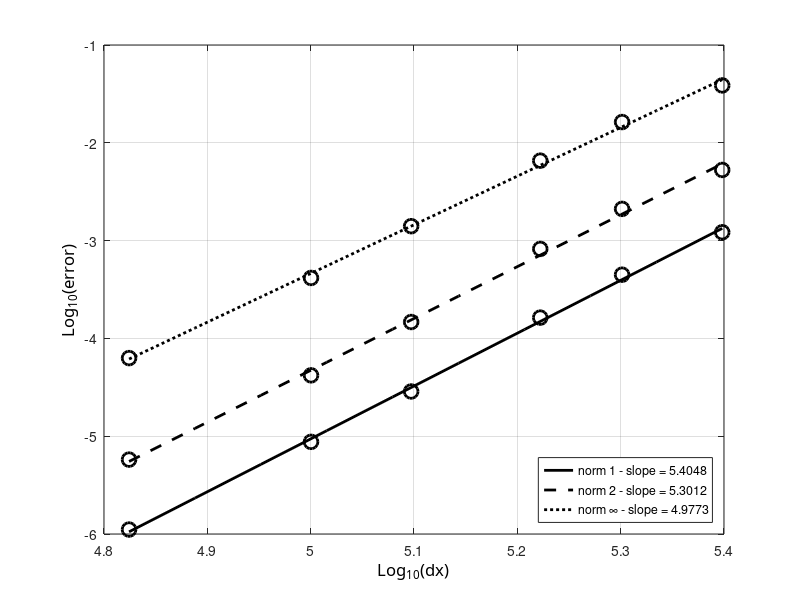

This chart was generated by the following MATLAB code:
clc; clear all; close all;

radius=6371220;
N=[40 50 60 80 100 150];
dx=2*pi*radius./(4*N);
% e1=[3.3707*10^-4 2.0751*10^-5 1.2964*10^-6 8.1231*10^-8 5.0903*10^-9 3.1888*10^-10];
% e2=[3.1674*10^-4 1.9593*10^-5 1.2274*10^-6 7.6985*10^-8 4.8271*10^-9 3.0280*10^-10];
% e3=[3.7839*10^-4 2.5503*10^-5 1.8238*10^-6 1.2133*10^-7 7.8110*10^-9 4.9564*10^-10];

% e1=[4.4656*10^-5 2.9404*10^-6 1.8859*10^-7 1.1972*10^-8 7.5548*10^-10 4.7499*10^-11];
% e2=[5.2622*10^-5 3.4964*10^-6 2.2566*10^-7 1.4352*10^-8 9.0630*10^-10 5.7106*10^-11];
% e3=[1.1018*10^-4 8.9432*10^-6 6.3993*10^-7 4.2842*10^-8 2.7721*10^-9 1.7640*10^-10];

% e1=[4.4464*10^-4 2.7567*10^-5 1.7319*10^-6 1.0886*10^-7 6.8327*10^-9 4.2837*10^-10];
% e2=[4.2619*10^-4 2.6414*10^-5 1.6606*10^-6 1.0438*10^-7 6.5488*10^-9 4.1045*10^-10];
% e3=[5.7206*10^-4 4.3945*10^-5 3.0870*10^-6 2.0521*10^-7 1.3242*10^-8 8.4121*10^-10];

% e1=[9.5570*10^-5 6.2727*10^-6 4.0293*10^-7 2.5561*10^-8 1.6119*10^-9 1.0140*10^-10];
% e2=[1.1354*10^-4 7.4509*10^-6 4.7991*10^-7 3.0505*10^-8 1.9247*10^-9 1.2102*10^-10];
% e3=[2.5127*10^-4 1.9429*10^-5 1.3703*10^-6 9.1295*10^-8 5.8964*10^-9 3.7487*10^-10];

% e1=[2.4373*10^-3 1.6193*10^-4 1.0351*10^-5 6.5310*10^-7 4.0991*10^-8 2.5671*10^-9];
% e2=[2.3263*10^-3 1.5486*10^-4 9.9131*10^-6 6.2580*10^-7 3.9290*10^-8 2.4608*10^-9];
% e3=[3.1250*10^-3 2.5748*10^-4 1.8414*10^-5 1.2296*10^-6 7.8432*10^-8 5.0468*10^-9];

% e1=[1.1430*10^-5 4.0438*10^-7 2.0910*10^-8 1.2176*10^-9 7.3855*10^-11 4.5993*10^-12];
% e2=[1.4758*10^-5 8.1813*10^-7 6.4914*10^-8 5.4953*10^-9 4.7583*10^-10 4.1633*10^-11];
% e3=[2.8075*10^-5 3.0386*10^-6 3.7356*10^-7 4.3567*10^-8 5.2230*10^-9 6.3823*10^-10];

% e1=[1.3883*10^-5 5.2773*10^-7 2.7072*10^-8 1.5547*10^-9 9.3430*10^-11 5.7731*10^-12];
% e2=[1.8078*10^-5 1.1000*10^-6 8.4090*10^-8 6.9357*10^-9 5.9230*10^-10 5.1460*10^-11];
% e3=[3.9774*10^-5 4.5644*10^-6 4.9238*10^-7 5.6815*10^-8 6.8074*10^-9 8.2825*10^-10];

e1=[1.2170e-3 4.4810e-4 1.6313e-4 2.8658e-5 8.7526e-6 1.1105e-6];
e2=[5.2773e-3 2.1100e-3 8.2236e-4 1.4710e-4 4.1919e-5 5.7646e-6];
e3=[3.8615e-2 1.6306e-2 6.5687e-3 1.4042e-3 4.1512e-4 6.2903e-5];

ldx=log10(dx);
le1=log10(e1);
le2=log10(e2);
le3=log10(e3);

%% plot 1
figure(11); 
%% curve 1
hl1=plot(ldx,le1,'ok');
set(hl1,'LineWidth',2.0);
set(hl1,'MarkerSize',10);
set(hl1,'MarkerEdgeColor','k');

hold on;
[a1,b1]=polyfit(ldx,le1,1);
tt=linspace(min(ldx),max(ldx),10);
lsq1=a1(2)+a1(1)*tt;
% %% courbes...
hlf1=plot(tt,lsq1,'-k');
set(hlf1,'LineWidth',2.0);


%% curve 2
hl1=plot(ldx,le2,'ok');
set(hl1,'LineWidth',2.0);
set(hl1,'MarkerSize',10);
set(hl1,'MarkerEdgeColor','k');

hold on;
[a2,b1]=polyfit(ldx,le2,1);
tt=linspace(min(ldx),max(ldx),10);
lsq1=a2(2)+a2(1)*tt;
% %% courbes...
hlf2=plot(tt,lsq1,'--k');
set(hlf2,'LineWidth',2.0);

%% curve 3
hl1=plot(ldx,le3,'ok');
set(hl1,'LineWidth',2.0);
set(hl1,'MarkerSize',10);
set(hl1,'MarkerEdgeColor','k');

hold on;
[a3,b1]=polyfit(ldx,le3,1);
tt=linspace(min(ldx),max(ldx),10);
lsq1=a3(2)+a3(1)*tt;
% %% courbes...
hlf3=plot(tt,lsq1,':k');
set(hlf3,'LineWidth',2.0);

ha=gca;
xa=get(gca,'Xlabel');
set(ha,'Xgrid','on');
set(xa,'String','Log_{10}(dx)');
set (xa,'FontName','Calibri');
set(xa,'FontSize',12);

% ylabel
ha=gca;
ya=get(gca,'Ylabel');
set(ha,'Ygrid','on');
set(ya,'String','Log_{10}(error)');
set (ya,'FontName','Calibri');
set(ya,'FontSize',12);

%% legend
legend([hlf1,hlf2,hlf3],{['norm 1 - slope = ' num2str(a1(1))],['norm 2 - slope = ' num2str(a2(1))],['norm \infty - slope = ' num2str(a3(1))]},'Location','SouthEast')
